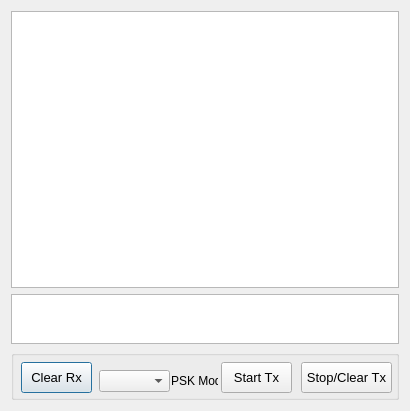
<?xml version="1.0" encoding="UTF-8"?>
<ui version="4.0">
 <class>CChatDialog</class>
 <widget class="QDialog" name="CChatDialog">
  <property name="geometry">
   <rect>
    <x>0</x>
    <y>0</y>
    <width>410</width>
    <height>411</height>
   </rect>
  </property>
  <property name="sizePolicy">
   <sizepolicy hsizetype="Preferred" vsizetype="Fixed">
    <horstretch>0</horstretch>
    <verstretch>0</verstretch>
   </sizepolicy>
  </property>
  <property name="windowTitle">
   <string>Dialog</string>
  </property>
  <layout class="QVBoxLayout" name="verticalLayout">
   <item>
    <widget class="QPlainTextEdit" name="plainTextEditRx">
     <property name="font">
      <font>
       <pointsize>11</pointsize>
      </font>
     </property>
    </widget>
   </item>
   <item>
    <widget class="QPlainTextEdit" name="plainTextEditTx">
     <property name="sizePolicy">
      <sizepolicy hsizetype="Expanding" vsizetype="Fixed">
       <horstretch>0</horstretch>
       <verstretch>0</verstretch>
      </sizepolicy>
     </property>
     <property name="maximumSize">
      <size>
       <width>16777215</width>
       <height>50</height>
      </size>
     </property>
     <property name="font">
      <font>
       <pointsize>11</pointsize>
      </font>
     </property>
     <property name="textInteractionFlags">
      <set>Qt::TextEditable</set>
     </property>
    </widget>
   </item>
   <item>
    <widget class="QGroupBox" name="groupBox">
     <property name="minimumSize">
      <size>
       <width>0</width>
       <height>50</height>
      </size>
     </property>
     <property name="title">
      <string/>
     </property>
     <widget class="QPushButton" name="pushButtonClearRx">
      <property name="geometry">
       <rect>
        <x>10</x>
        <y>12</y>
        <width>71</width>
        <height>31</height>
       </rect>
      </property>
      <property name="font">
       <font>
        <pointsize>10</pointsize>
       </font>
      </property>
      <property name="text">
       <string>Clear Rx</string>
      </property>
     </widget>
     <widget class="QComboBox" name="comboBoxPskMode">
      <property name="geometry">
       <rect>
        <x>88</x>
        <y>20</y>
        <width>71</width>
        <height>22</height>
       </rect>
      </property>
      <property name="font">
       <font>
        <pointsize>9</pointsize>
       </font>
      </property>
     </widget>
     <widget class="QLabel" name="label">
      <property name="geometry">
       <rect>
        <x>160</x>
        <y>20</y>
        <width>47</width>
        <height>21</height>
       </rect>
      </property>
      <property name="font">
       <font>
        <pointsize>9</pointsize>
       </font>
      </property>
      <property name="text">
       <string>PSK Mode</string>
      </property>
     </widget>
     <widget class="QPushButton" name="pushButtonStopTx">
      <property name="geometry">
       <rect>
        <x>290</x>
        <y>12</y>
        <width>91</width>
        <height>31</height>
       </rect>
      </property>
      <property name="font">
       <font>
        <pointsize>10</pointsize>
       </font>
      </property>
      <property name="text">
       <string>Stop/Clear Tx</string>
      </property>
     </widget>
     <widget class="QPushButton" name="pushButtonStartTx">
      <property name="geometry">
       <rect>
        <x>210</x>
        <y>12</y>
        <width>71</width>
        <height>31</height>
       </rect>
      </property>
      <property name="font">
       <font>
        <pointsize>10</pointsize>
       </font>
      </property>
      <property name="text">
       <string>Start Tx</string>
      </property>
     </widget>
    </widget>
   </item>
  </layout>
 </widget>
 <resources/>
 <connections>
  <connection>
   <sender>pushButtonClearRx</sender>
   <signal>clicked()</signal>
   <receiver>CChatDialog</receiver>
   <slot>OnClearRx()</slot>
   <hints>
    <hint type="sourcelabel">
     <x>65</x>
     <y>390</y>
    </hint>
    <hint type="destinationlabel">
     <x>5</x>
     <y>351</y>
    </hint>
   </hints>
  </connection>
  <connection>
   <sender>plainTextEditTx</sender>
   <signal>textChanged()</signal>
   <receiver>CChatDialog</receiver>
   <slot>OnTxTextChanged()</slot>
   <hints>
    <hint type="sourcelabel">
     <x>111</x>
     <y>329</y>
    </hint>
    <hint type="destinationlabel">
     <x>5</x>
     <y>319</y>
    </hint>
   </hints>
  </connection>
  <connection>
   <sender>pushButtonStartTx</sender>
   <signal>clicked()</signal>
   <receiver>CChatDialog</receiver>
   <slot>OnStartTx()</slot>
   <hints>
    <hint type="sourcelabel">
     <x>270</x>
     <y>383</y>
    </hint>
    <hint type="destinationlabel">
     <x>281</x>
     <y>408</y>
    </hint>
   </hints>
  </connection>
  <connection>
   <sender>pushButtonStopTx</sender>
   <signal>clicked()</signal>
   <receiver>CChatDialog</receiver>
   <slot>OnStopTx()</slot>
   <hints>
    <hint type="sourcelabel">
     <x>361</x>
     <y>386</y>
    </hint>
    <hint type="destinationlabel">
     <x>406</x>
     <y>396</y>
    </hint>
   </hints>
  </connection>
  <connection>
   <sender>comboBoxPskMode</sender>
   <signal>currentIndexChanged(int)</signal>
   <receiver>CChatDialog</receiver>
   <slot>OnPskModeChanged(int)</slot>
   <hints>
    <hint type="sourcelabel">
     <x>153</x>
     <y>385</y>
    </hint>
    <hint type="destinationlabel">
     <x>157</x>
     <y>408</y>
    </hint>
   </hints>
  </connection>
 </connections>
 <slots>
  <slot>OnClearRx()</slot>
  <slot>OnPskModeChanged(int)</slot>
  <slot>OnStopTx()</slot>
  <slot>OnTxTextChanged()</slot>
  <slot>OnStartTx()</slot>
 </slots>
</ui>
